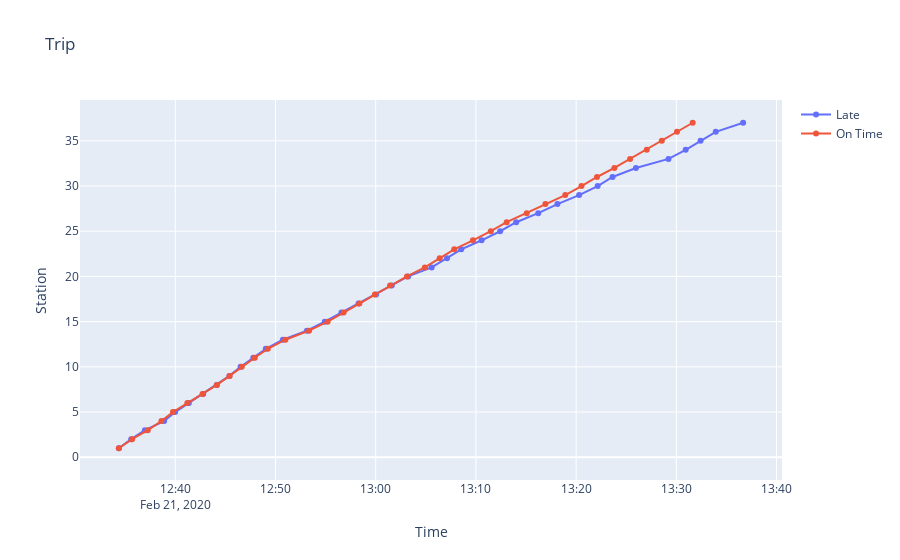

Source (notebook cell):
### Code cell
# compare delayed and on time trip
fig = go.Figure(data=[go.Scatter(mode='lines+markers',
                                 name='Late',
                                 x=late_trip,
                                 y=arrivals_and_expected.columns)])
fig.add_trace(
    go.Scatter(
        mode='lines+markers',
         name='On Time',
         x=onetime_trip + (late_trip[1] - onetime_trip[1]),
         y=arrivals_and_expected.columns
    ))
fig.update_layout(
    title=f'Trip',
    xaxis_title=f'Time',
    yaxis_title=f'Station'
)

### Figure 1 — Plotly figure (JSON) as saved in the notebook; plotly's stock layout.template omitted (floating-point values rounded to 4 significant figures)
{"data": [{"mode": "lines+markers", "name": "Late", "type": "scatter", "x": [null, "2020-02-21T12:34:22", "2020-02-21T12:35:36", "2020-02-21T12:36:58", "2020-02-21T12:38:53", "2020-02-21T12:39:59", "2020-02-21T12:41:21", "2020-02-21T12:42:47", "2020-02-21T12:44:08", "2020-02-21T12:45:24", "2020-02-21T12:46:31", "2020-02-21T12:47:47", "2020-02-21T12:49:02", "2020-02-21T12:50:44", "2020-02-21T12:53:08", "2020-02-21T12:54:55", "2020-02-21T12:56:35", "2020-02-21T12:58:17", "2020-02-21T13:00:02", "2020-02-21T13:01:36", "2020-02-21T13:03:14", "2020-02-21T13:05:35", "2020-02-21T13:07:07", "2020-02-21T13:08:32", "2020-02-21T13:10:34", "2020-02-21T13:12:25", "2020-02-21T13:14:01", "2020-02-21T13:16:13", "2020-02-21T13:18:08", "2020-02-21T13:20:18", "2020-02-21T13:22:09", "2020-02-21T13:23:38", "2020-02-21T13:25:58", "2020-02-21T13:29:13", "2020-02-21T13:30:56", "2020-02-21T13:32:25", "2020-02-21T13:33:56", "2020-02-21T13:36:40", "2020-02-21T13:32:00"], "y": [0, 1, 2, 3, 4, 5, 6, 7, 8, 9, 10, 11, 12, 13, 14, 15, 16, 17, 18, 19, 20, 21, 22, 23, 24, 25, 26, 27, 28, 29, 30, 31, 32, 33, 34, 35, 36, 37, "expected_end"]}, {"mode": "lines+markers", "name": "On Time", "type": "scatter", "x": [null, "2020-02-21T12:34:22", "2020-02-21T12:35:41", "2020-02-21T12:37:15", "2020-02-21T12:38:37", "2020-02-21T12:39:46", "2020-02-21T12:41:12", "2020-02-21T12:42:43", "2020-02-21T12:44:09", "2020-02-21T12:45:25", "2020-02-21T12:46:38", "2020-02-21T12:47:56", "2020-02-21T12:49:14", "2020-02-21T12:50:59", "2020-02-21T12:53:21", "2020-02-21T12:55:12", "2020-02-21T12:56:48", "2020-02-21T12:58:22", "2020-02-21T12:59:55", "2020-02-21T13:01:26", "2020-02-21T13:03:07", "2020-02-21T13:04:54", "2020-02-21T13:06:23", "2020-02-21T13:07:50", "2020-02-21T13:09:42", "2020-02-21T13:11:29", "2020-02-21T13:13:04", "2020-02-21T13:15:04", "2020-02-21T13:16:56", "2020-02-21T13:18:55", "2020-02-21T13:20:32", "2020-02-21T13:22:05", "2020-02-21T13:23:49", "2020-02-21T13:25:23", "2020-02-21T13:27:03", "2020-02-21T13:28:33", "2020-02-21T13:30:04", "2020-02-21T13:31:38", "2020-02-21T13:31:46"], "y": [0, 1, 2, 3, 4, 5, 6, 7, 8, 9, 10, 11, 12, 13, 14, 15, 16, 17, 18, 19, 20, 21, 22, 23, 24, 25, 26, 27, 28, 29, 30, 31, 32, 33, 34, 35, 36, 37, "expected_end"]}], "layout": {"title": {"text": "Trip"}, "xaxis": {"title": {"text": "Time"}}, "yaxis": {"title": {"text": "Station"}}}}
